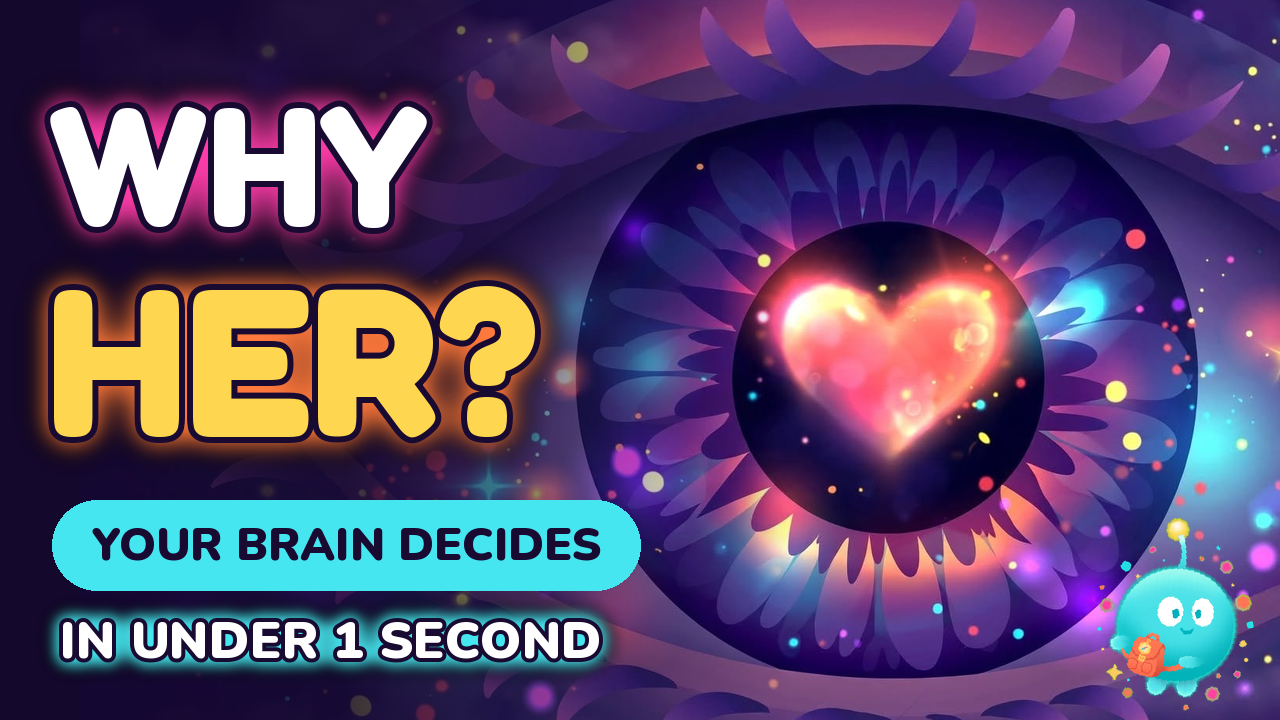

This figure's Python source:
from PIL import Image, ImageDraw, ImageFilter, ImageFont
W, H = 1280, 720
FRED = "fonts/fredoka-latin-700-normal.woff"
NUN9 = "fonts/nunito-latin-900-normal.woff"
im = Image.open("assets/S02_eye_closeup.jpg").convert("RGB")
# heart-eye on the right half
sc = 900 / im.height
eye = im.resize((int(im.width * sc), 900), Image.LANCZOS)
im = Image.new("RGB", (W, H), (20, 8, 45))
im.paste(eye, (int(880 - eye.width / 2), -90))
import numpy as np
x = np.linspace(0, 1, W)[None, :].repeat(H, 0)
m = np.clip((0.62 - x) / 0.35, 0, 1) * 0.85
dark = Image.new("RGB", (W, H), (20, 8, 45))
im = Image.composite(dark, im, Image.fromarray((m * 255).astype(np.uint8)))
im = im.convert("RGBA")
L = Image.new("RGBA", (W, H), (0, 0, 0, 0))
d = ImageDraw.Draw(L)


def glow_text(xy, txt, f, fill, glow, r=14, stroke=6):
    g = Image.new("RGBA", (W, H), (0, 0, 0, 0))
    ImageDraw.Draw(g).text(xy, txt, font=f, fill=glow + (255,), stroke_width=stroke + 6, stroke_fill=glow + (255,))
    g = g.filter(ImageFilter.GaussianBlur(r))
    L.alpha_composite(g); L.alpha_composite(g)
    ImageDraw.Draw(L).text(xy, txt, font=f, fill=fill, stroke_width=stroke, stroke_fill=(25, 10, 50))


glow_text((48, 60), "WHY", ImageFont.truetype(FRED, 170), (255, 255, 255), (255, 60, 170))
glow_text((48, 230), "HER?", ImageFont.truetype(FRED, 210), (255, 214, 80), (255, 120, 60))
d = ImageDraw.Draw(L)
d.rounded_rectangle([52, 500, 640, 590], 45, fill=(70, 230, 240, 255))
d.text((346, 545), "YOUR BRAIN DECIDES", font=ImageFont.truetype(NUN9, 46), fill=(25, 10, 50), anchor="mm")
glow_text((60, 605), "IN UNDER 1 SECOND", ImageFont.truetype(NUN9, 52), (255, 255, 255), (70, 230, 240), 8, 4)
lumi = Image.open("cut/MASCOT_lumi.png"); lumi = lumi.resize((int(lumi.width * 190 / lumi.height), 190), Image.LANCZOS)
L.alpha_composite(lumi.rotate(-10, expand=True), (1080, 505))
im.alpha_composite(L)
im.convert("RGB").save("thumbnail.png")
